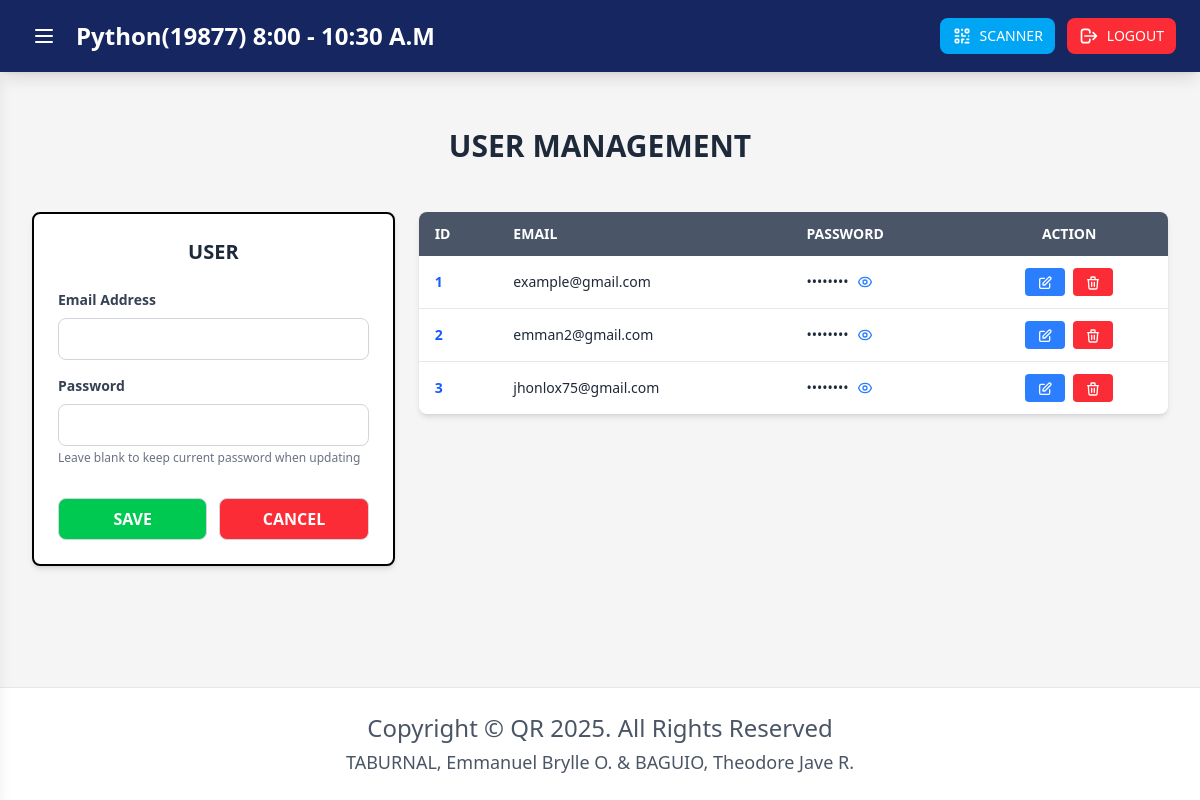
Page /admin (signed in) on the earlier database version.
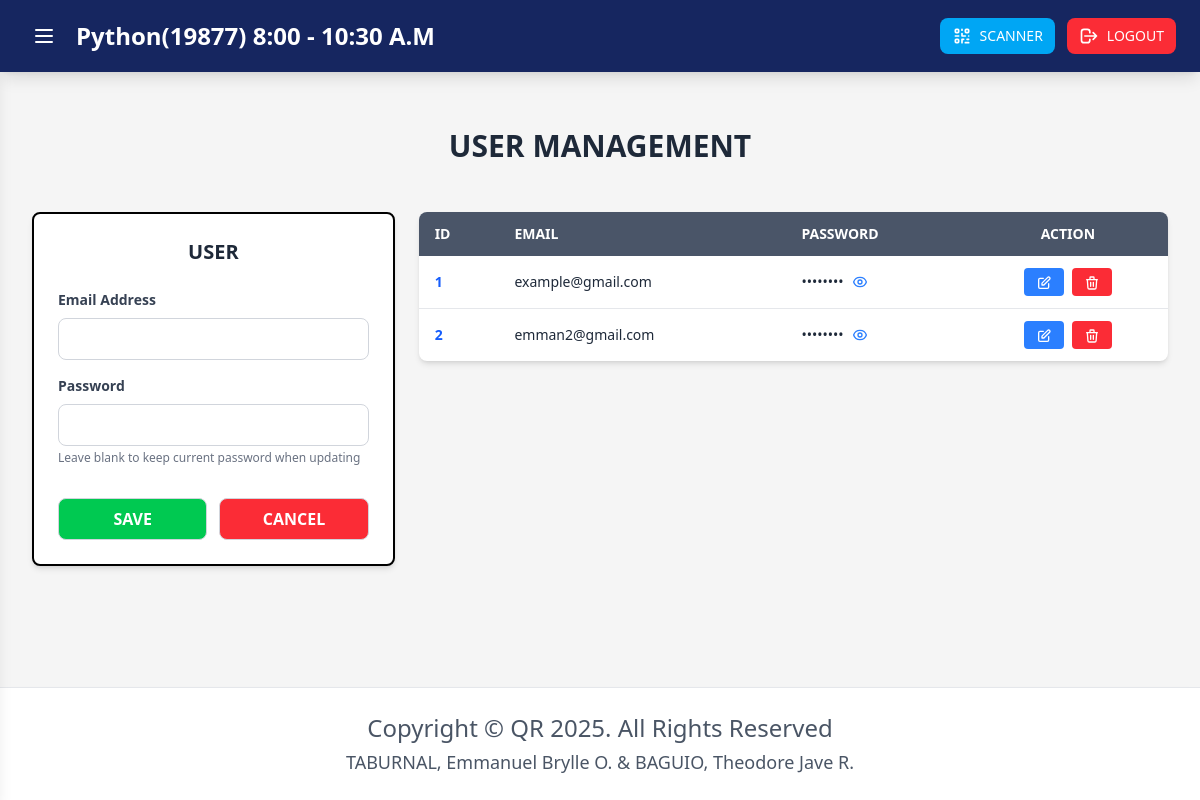
Same page on the later database version.
### tables this page shows
CREATE TABLE user(
id INTEGER PRIMARY KEY AUTOINCREMENT,
email VARCHAR(50) NOT NULL,
pass VARCHAR(50) NOT NULL);

### app.py (the view)
@app.route('/admin')
@login_required
def admin():
    students = db_helper.get_all()
    users = db_helper.get_all_users()
    return render_template('dashboard/admin.html',
                           student_account=students,
                           users=users,
                           students=students)

### app.py (called while the page is built)
def login_required(f):
    @wraps(f)
    def decorated_function(*args, **kwargs):
        if 'user_id' not in session:
            flash('Please login to access this page', 'error')
            return redirect(url_for('login'))
        return f(*args, **kwargs)
    return decorated_function

### db_helper.py (called while the page is built)
def getprocessor():
    conn = connect(database)
    conn.row_factory = Row
    return conn

def get_all_users():
    conn = getprocessor()
    cursor = conn.cursor()
    cursor.execute("SELECT * FROM user")
    rows = cursor.fetchall()
    conn.close()
    return rows

def get_all():
    conn = getprocessor()
    cursor = conn.cursor()
    cursor.execute("SELECT * FROM student_account")
    rows = cursor.fetchall()
    conn.close()
    return rows

### templates/dashboard/admin.html (shortened to what this page needs)
{% extends "dashboard/dashboard.html" %}
{% block admin_Content %}
<div class="p-3 sm:p-4 md:p-6 lg:p-8 w-full">
    <div class="max-w-7xl mx-auto">
        <div class="p-4 sm:p-6 mb-4 sm:mb-6">
            <h2 class="text-xl sm:text-2xl md:text-3xl font-bold text-gray-800 text-center">USER MANAGEMENT</h2>
        </div>
        <div class="grid grid-cols-1 lg:grid-cols-3 gap-4 sm:gap-6">
            <div class="lg:col-span-1">
                <div class="bg-white divide-gray-400 border-2 rounded-lg shadow-md p-4 sm:p-6">
                    <h3 class="text-lg sm:text-xl font-bold text-gray-800 text-center mb-4 sm:mb-6">USER</h3>
                    <form id="userForm" action="/add_user" method="POST" class="space-y-3 sm:space-y-4">
                        <div>
                            <label class="block text-xs sm:text-sm font-semibold text-gray-700 mb-2">Email
                                Address</label>
                            <input type="email" name="email" id="userEmail" required
                                class="w-full px-3 py-2 text-sm sm:text-base border border-gray-300 rounded-lg focus:ring-2 focus:ring-[#162660] focus:border-[#162660] transition">
                        </div>
                        <div>
                            <label class="block text-xs sm:text-sm font-semibold text-gray-700 mb-2">Password</label>
                            <input type="password" name="password" id="userPassword" required
                                class="w-full px-3 py-2 text-sm sm:text-base border border-gray-300 rounded-lg focus:ring-2 focus:ring-[#162660] focus:border-[#162660] transition">
                            <p class="text-xs text-gray-500 mt-1">Leave blank to keep current password when updating</p>
                        </div>
                        <div class="flex gap-2 sm:gap-3 pt-2 sm:pt-4">
                            <button type="submit" id="submitBtn"
                                class="flex-1 bg-green-500 hover:bg-green-600 text-white font-bold py-2 px-3 sm:px-4 rounded-lg border border-gray-300 transition text-sm sm:text-base">
                                SAVE
                            </button>
                            <button type="button" onclick="resetUserForm()"
                                class="flex-1 text-white bg-red-500 hover:bg-red-600 font-bold py-2 px-3 sm:px-4 rounded-lg border border-gray-300 transition text-sm sm:text-base">
                                CANCEL
                            </button>
                        </div>
                    </form>
                </div>
            </div>
            <div class="lg:col-span-2">
                <div class="bg-white rounded-lg shadow-md overflow-hidden">
                    <div class="overflow-x-auto">
                        <table class="w-full min-w-[500px]">
                            <thead class="bg-[#4a5568] text-white">
                                <tr>
                                    <th class="px-3 sm:px-4 py-3 text-left text-xs sm:text-sm font-semibold">ID</th>
                                    <th class="px-3 sm:px-4 py-3 text-left text-xs sm:text-sm font-semibold">EMAIL</th>
                                    <th class="px-3 sm:px-4 py-3 text-left text-xs sm:text-sm font-semibold">PASSWORD
                                    </th>
                                    <th class="px-3 sm:px-4 py-3 text-center text-xs sm:text-sm font-semibold">ACTION
                                    </th>
                                </tr>
                            </thead>
                            <tbody class="divide-y divide-gray-200">
                                {% for user in users %}
                                <tr class="hover:bg-gray-50">
                                    <td class="px-3 sm:px-4 py-3 text-xs sm:text-sm text-blue-600 font-semibold">{{
                                        user.id }}</td>
                                    <td class="px-3 sm:px-4 py-3 text-xs sm:text-sm text-gray-800">{{ user.email }}</td>
                                    <td class="px-3 sm:px-4 py-3 text-xs sm:text-sm text-gray-800">
                                        <div class="flex items-center gap-2">
                                            <span class="password-text" data-password="{{ user.pass }}">••••••••</span>
                                            <button type="button" onclick="togglePassword(this)"
                                                class="text-blue-500 hover:text-blue-700 text-xs"
                                                title="Show/Hide Password">
                                            </button>
                                        </div>
                                    </td>
                                    <td class="px-3 sm:px-4 py-3">
                                        <div class="flex justify-center gap-1 sm:gap-2">
                                            <button
                                                onclick="editUser('{{ user.id }}', '{{ user.email }}', '{{ user.pass }}')"
                                                class="bg-blue-500 hover:bg-blue-600 text-white px-2 sm:px-3 py-1 rounded text-xs sm:text-sm font-medium transition"
                                                title="Edit User">
                                                <svg class="w-4 h-4 inline" fill="none" stroke="currentColor"
                                                    viewBox="0 0 24 24">
                                                    <path stroke-linecap="round" stroke-linejoin="round"
                                                        stroke-width="2"
                                                        d="M11 5H6a2 2 0 00-2 2v11a2 2 0 002 2h11a2 2 0 002-2v-5m-1.414-9.414a2 2 0 112.828 2.828L11.828 15H9v-2.828l8.586-8.586z" />
                                                </svg>
                                            </button>
                                            <button onclick="deleteUser('{{ user.id }}', '{{ user.email }}')"
                                                class="bg-red-500 hover:bg-red-600 text-white px-2 sm:px-3 py-1 rounded text-xs sm:text-sm font-medium transition"
                                                title="Delete User">
                                                <svg class="w-4 h-4 inline" fill="none" stroke="currentColor"
                                                    viewBox="0 0 24 24">
                                                    <path stroke-linecap="round" stroke-linejoin="round"
                                                        stroke-width="2"
                                                        d="M19 7l-.867 12.142A2 2 0 0116.138 21H7.862a2 2 0 01-1.995-1.858L5 7m5 4v6m4-6v6m1-10V4a1 1 0 00-1-1h-4a1 1 0 00-1 1v3M4 7h16" />
                                                </svg>
                                            </button>
                                        </div>
                                    </td>
                                </tr>
                                {% endfor %}
                            </tbody>
                        </table>
                    </div>
                </div>
            </div>
        </div>
    </div>
</div>
{% endblock %}

### templates/dashboard/dashboard.html (shortened to what this page needs)
<!doctype html>
<html class="h-full">
<head>
    <link rel="stylesheet" href="{{ url_for('static', filename='css/output.css') }}">
</head>
<body class="bg-[#f5f5f5] min-h-screen flex flex-col">
    <header class="bg-[#162660] shadow-lg sticky top-0 w-full z-50">
        <div class="flex justify-between items-center py-3 px-3 sm:py-4 sm:px-6">
            <div class="flex items-center gap-2 sm:gap-3 flex-1 min-w-0">
                <button id="menuBtn" class="text-white hover:bg-blue-800 p-2 rounded-lg shrink-0 transition">
                    <svg class="w-5 h-5 sm:w-6 sm:h-6" fill="none" stroke="currentColor" viewBox="0 0 24 24">
                        <path stroke-linecap="round" stroke-linejoin="round" stroke-width="2"
                            d="M4 6h16M4 12h16M4 18h16" />
                    </svg>
                </button>
                <h1 class="text-sm sm:text-lg md:text-2xl font-bold text-white truncate">
                    Python(19877) 8:00 - 10:30 A.M
                </h1>
            </div>
            <div class="flex gap-2 sm:gap-3">
                <button type="button" onclick="window.location.href='/'"
                    class="rounded-lg bg-sky-500 hover:bg-sky-600 text-white px-3 py-2 text-xs sm:text-sm font-medium flex items-center gap-1 sm:gap-2 transition">
                    <span>SCANNER</span>
                </button>
                <button type="button" onclick="window.location.href='/logout'"
                    class="rounded-lg bg-red-500 hover:bg-red-600 text-white px-3 py-2 text-xs sm:text-sm font-medium flex items-center gap-1 sm:gap-2 transition">
                    <svg class="w-4 h-4 sm:w-5 sm:h-5" fill="none" stroke="currentColor" viewBox="0 0 24 24">
                        <path stroke-linecap="round" stroke-linejoin="round" stroke-width="2"
                            d="M17 16l4-4m0 0l-4-4m4 4H7m6 4v1a3 3 0 01-3 3H6a3 3 0 01-3-3V7a3 3 0 013-3h4a3 3 0 013 3v1" />
                    </svg>
                    <span>LOGOUT</span>
                </button>
            </div>
        </div>
    </header>
    <div class="flex flex-1 overflow-hidden relative">
        <div class="flex-1 overflow-y-auto">
            {% block admin_Content %}{% endblock %}
        </div>
    </div>
    <footer class="bg-white shadow-lg border-t border-gray-200 mt-auto py-4 sm:py-6">
        <div class="text-center text-base sm:text-lg lg:text-2xl text-gray-600 font-medium px-4">
            <p class="mb-1">Copyright &copy; QR 2025. All Rights Reserved</p>
            <p class="text-sm sm:text-base lg:text-lg">TABURNAL, Emmanuel Brylle O. & BAGUIO, Theodore Jave R.</p>
        </div>
    </footer>
</body>
</html>

Differences in the rows shown:
removed user: id "3", email "jhonlox75@gmail.com"
